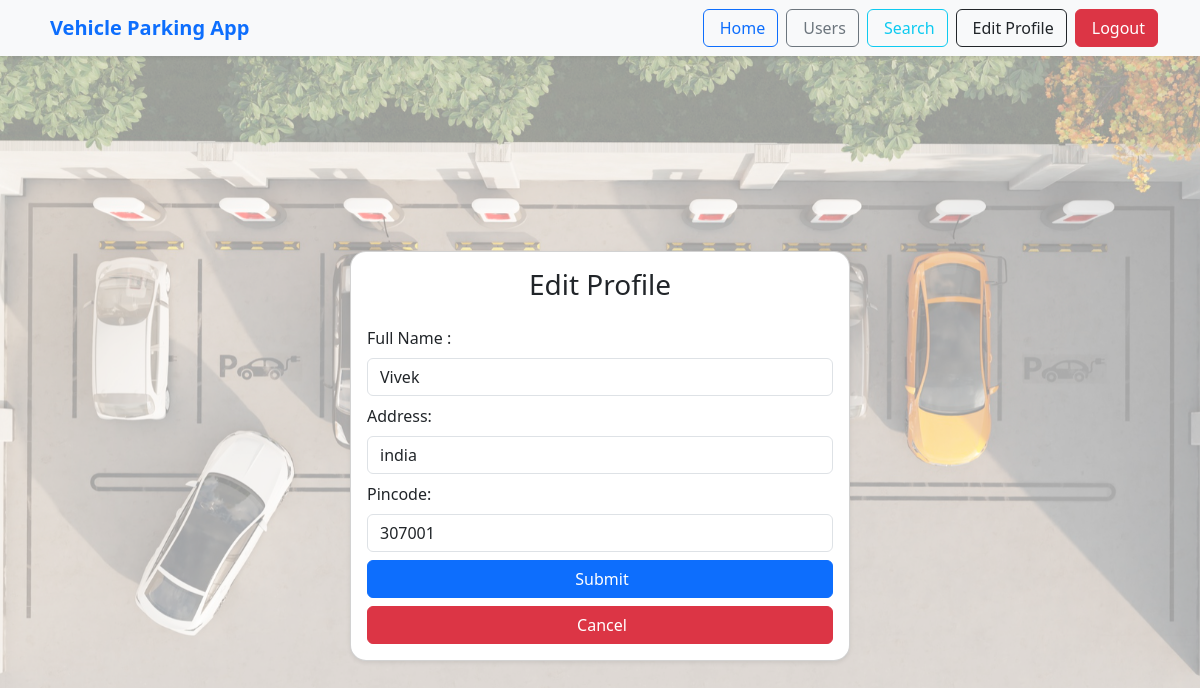
Page /edit_profile/2 (signed in) on the earlier database version.
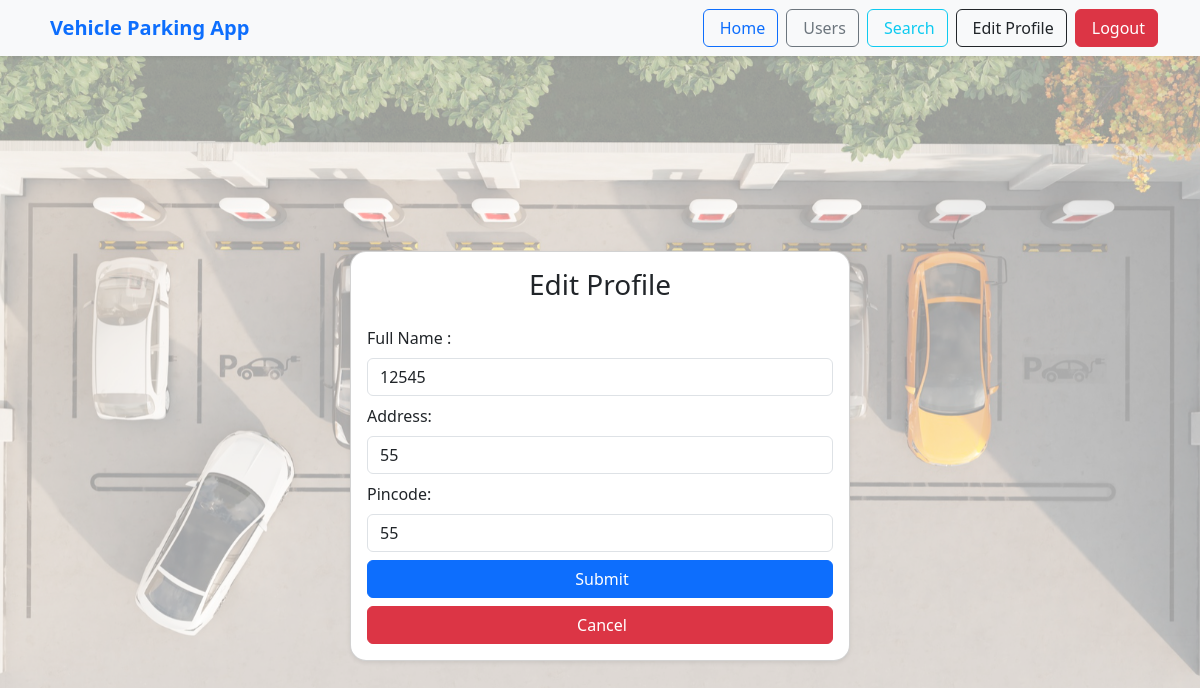
Same page on the later database version.
### controller/models.py (models this page shows)
class User(db.Model):
    user_id = db.Column(db.Integer, primary_key=True, autoincrement = True )
    user_email = db.Column(db.String(100), unique = True , nullable = False)
    user_password = db.Column(db.String(250), nullable = False)
    user_name = db.Column(db.String(50), nullable = False)
    user_address = db.Column(db.String(250), nullable = True)
    user_pincode = db.Column(db.String(10), nullable = True)
    role_id = db.Column(db.Integer, db.ForeignKey('role.id'), nullable = True)
    role = db.relationship('Role', backref='user', lazy=True)

### controller/routes.py (the view, shortened to what this page needs)
@app.route('/edit_profile/<int:user_id>', methods=['GET', 'POST'])
def edit_profile(user_id):
    if 'user_email' not in session:
        flash('Please log in to edit your profile.', 'error')
        return redirect(url_for('home'))
    user = User.query.get(user_id)
    if not user:
        flash('User not found.', 'error')
        return redirect(url_for('home'))
    if request.method == 'GET':
        return render_template('edit_profile.html', user = user)

### templates/edit_profile.html (shortened to what this page needs)
{% extends 'base.html' %}
{% block content %}
<div class="container-fluid min-vh-100 d-flex justify-content-center align-items-center">
    <div class="card p-3 shadow-sm w-100 rounded-4" style="max-width: 500px;">
        <h3 class="text-center mb-4">Edit Profile</h3>
        <form method="POST" action={{ url_for('edit_profile', user_id=user.user_id) }}>
            <div class="mb-2">
                <label for="name" class="form-label">Full Name :  </label>
                <input type="text" class="form-control" id="name" name="name" placeholder="Enter Full Name" value="{{ user.user_name }}">
            </div>
            <div class="mb-2">
                <label for="address" class="form-label">Address: </label>
                <input class="form-control" id="address" name="address" placeholder="Enter your address" value="{{ user.user_address }}"></input>
            </div>
            <div class="mb-2">
                <label for="pincode" class="form-label">Pincode: </label>
                <input type="text" class="form-control" id="pincode" name="pincode" placeholder="Enter pincode" value="{{ user.user_pincode }}">
            </div>
            <div class="d-grid mb-2">
          <button type="submit" class="btn btn-primary">
            Submit
          </button>
        </div>
        <div class="d-grid">
          <a href="{{ url_for('home') }}" class="btn btn-danger">
            Cancel
          </a>
        </div>
        </form>
    </div>
</div>
{% endblock %}

Differences in the rows shown:
changed User: name "Vivek" → "12545"; address "india" → "55"; pincode "307001" → "55"
